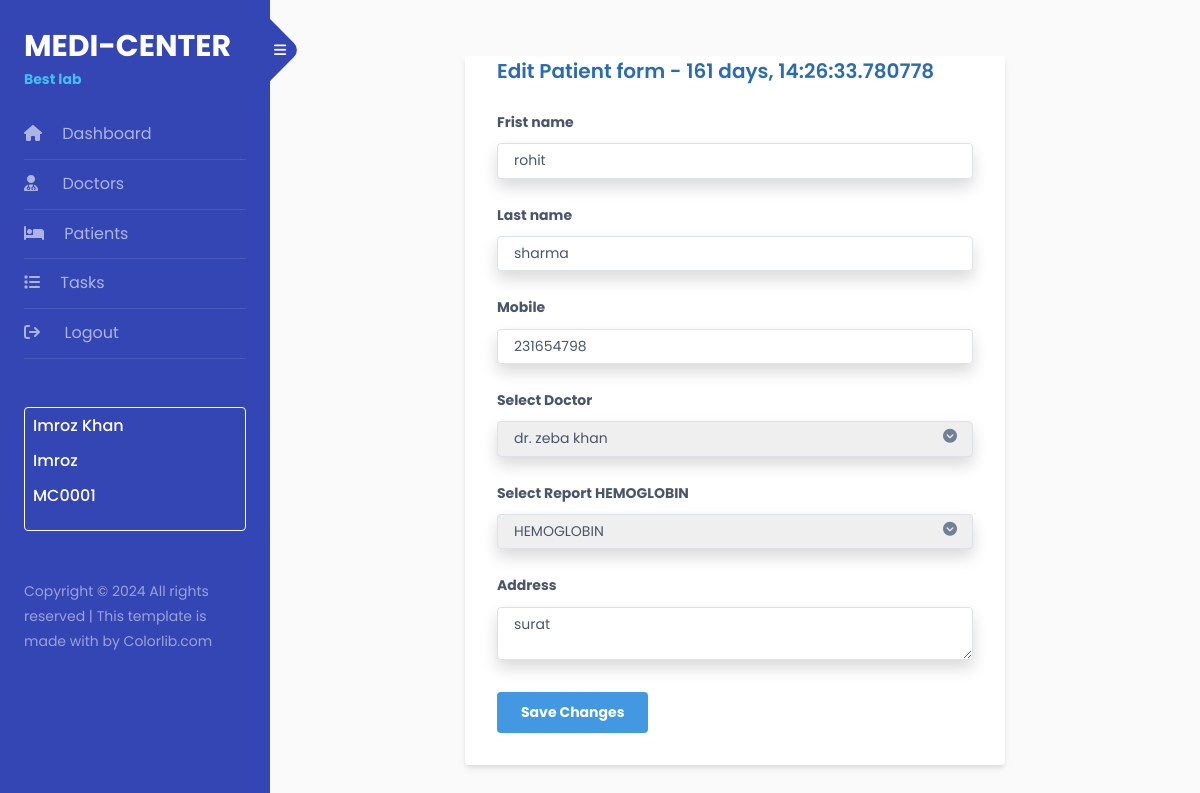
The app's page /dashboard/patient_update/1 (signed in), older data.
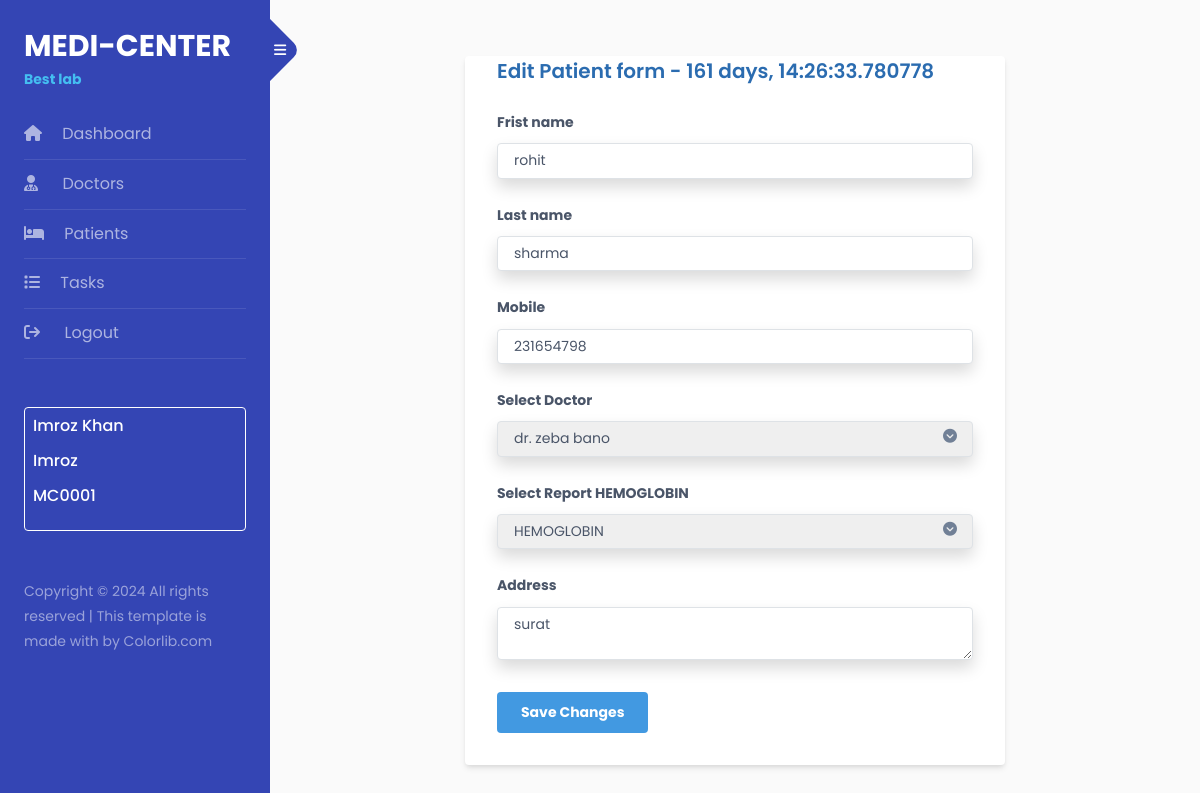
The same page, newer data.
### master/models.py (models this page shows, shortened)
class BaseClass(models.Model):
    created_at = models.DateTimeField(auto_now_add=True)
    updated_at = models.DateTimeField(auto_now=True)
    class Meta:
        abstract = True

class Patient(BaseClass):
    first_name = models.CharField(max_length=255)
    last_name = models.CharField(max_length=255)
    mobile = models.CharField(max_length=255)
    doctor_id = models.ForeignKey(doctor, on_delete=models.CASCADE)
    report_type = models.ForeignKey(ReportType, on_delete=models.CASCADE)
    total_amount = models.FloatField(blank=True)
    paid_amount = models.FloatField(default=0)
    remaining_amount = models.FloatField(blank=True)
    payment_status = models.CharField(max_length=255, default='Pending')
    address = models.TextField()

class doctor(BaseClass):
    DIR_NAME = 'doctors-profile'
    FILENAME_WORD = 'dp'
    profile = models.ImageField(upload_to=custom_filename, default=r'default_images\doctor-profile.png',null=True)
    name = models.CharField(max_length= 255)
    degree = models.CharField(max_length=50)
    contact = models.CharField(max_length=255)
    total_patient = models.IntegerField(default=0)
    summary = models.TextField()
    address = models.TextField()

class ReportType(BaseClass):
    name = models.CharField(max_length=255)
    report_charge = models.FloatField()

### staff/views.py (the view)
    def wrapper(request, *args, **kwargs):
        if 'staff_id' in request.session:
            return view_func(request, *args, **kwargs)
        else:
            return redirect('login_view')

### master/views.py (called while the page is built, shortened)
def get_doctor_details(doctor_id=None):
    if doctor_id is None:
        get_doctor = doctor.objects.all().order_by('-id')
    else:
        get_doctor = doctor.objects.get(id=doctor_id)
    return get_doctor

def get_patient_details(patient_id=None):
    if patient_id is None:
        get_patient = Patient.objects.all().order_by('-id')
    else:
        get_patient = Patient.objects.get(id=patient_id)
    return get_patient

def get_report_details(report_type_id=None):
    if report_type_id is None:
        get_report = ReportType.objects.all().order_by('-id')
    else:
        get_report = ReportType.objects.get(id=report_type_id)
    return get_report

@staff_authenticated
def patient_update(request, patient_id):
    print(current_time)
    get_patient = get_patient_details(patient_id=patient_id)
    context = {
        'patient':get_patient,
        'doctors':get_doctor_details(),
        'reports':get_report_details(),
        'humanize': humanize.naturalday(current_time - get_patient.created_at)
    }
    return render(request, 'patient-edit.html', context)

### master/templates/patient-edit.html (shortened to what the changed rows need)
{% extends 'base.html' %}
{% block body %}
<div class="flex flex-col lg:flex-row justify-center">
    <div class="lg:w-2/3 ">
        <form action="" method="post" class="bg-white shadow-md rounded px-8 pb-8 m-2">
            <div class="mb-4">
                <label class="block text-gray-700 text-sm font-bold mb-2" for="firstname">
                    Frist name
                </label>
                <input name="firstname"
                    class="shadow appearance-none border rounded w-full py-2 px-3 text-gray-700 leading-tight focus:outline-none focus:shadow-outline"
                    id="firstname" type="text" placeholder="Jhon" value="{{patient.first_name}}">
            </div>
            <div class="mb-4">
                <label class="block text-gray-700 text-sm font-bold mb-2" for="lastname">
                    Last name
                </label>
                <input name="lastname"
                    class="shadow appearance-none border rounded w-full py-2 px-3 text-gray-700 leading-tight focus:outline-none focus:shadow-outline"
                    id="lastname" type="text" placeholder="Doe" value="{{patient.last_name}}">
            </div>
            <div class="mb-4">
                <label class="block text-gray-700 text-sm font-bold mb-2" for="mobile">
                    Mobile
                </label>
                <input name="mobile"
                    class="shadow appearance-none border rounded w-full py-2 px-3 text-gray-700 leading-tight focus:outline-none focus:shadow-outline"
                    id="mobile" type="text" placeholder="(+1) 765 8798 345" value="{{patient.mobile}}">
            </div>
            <div class="mb-4">
                <div class="relative">
                    <select name="doctor"
                            class="shadow appearance-none border rounded w-full py-2 px-3 text-gray-700 leading-tight focus:outline-none focus:shadow-outline"
                            id="doctor">
                            {% for doctor in doctors %}
                            <option value="{{ doctor.id }}" {% if patient.doctor_id.name == doctor.name %}selected{% endif %}>{{ doctor.name }}</option>
                            {% endfor %}
                    </select>
                    <i class="fa fa-chevron-circle-down absolute top-0 right-0 mt-2 mr-3 text-gray-600" aria-hidden="true"></i>
                </div>
            </div>
            <div class="mb-4">
                <label class="block text-gray-700 text-sm font-bold mb-2" for="report_type">
                    Select Report {{patient.report_type.name}}
                </label>
                <div class="relative">
                    <select name="report_type"
                            class="shadow appearance-none border rounded w-full py-2 px-3 text-gray-700 leading-tight focus:outline-none focus:shadow-outline"
                            id="report_type">
                            {% for report in reports %}
                            <option value="{{report.id}}" {% if patient.report_type.name == report.name %}selected{% endif %}>{{ report.name }}</option>
                            {% endfor %}
                    </select>
                    <i class="fa fa-chevron-circle-down absolute top-0 right-0 mt-2 mr-3 text-gray-600" aria-hidden="true"></i>
                </div>
            </div>
            <div class="mb-4">
                <label class="block text-gray-700 text-sm font-bold mb-2" for="address">
                    Address
                </label>
                <textarea name="address"
                    class="shadow appearance-none border rounded w-full py-2 px-3 text-gray-700 leading-tight focus:outline-none focus:shadow-outline"
                    id="address" placeholder="Type your address here...">{{patient.address}}</textarea>
            </div>
        </form>
    </div>
</div>
{% endblock %}

Row changes from the older to the newer data that the page shows:
changed through a linked row, Patient "rohit": doctor "dr. zeba khan" → "dr. zeba bano"
